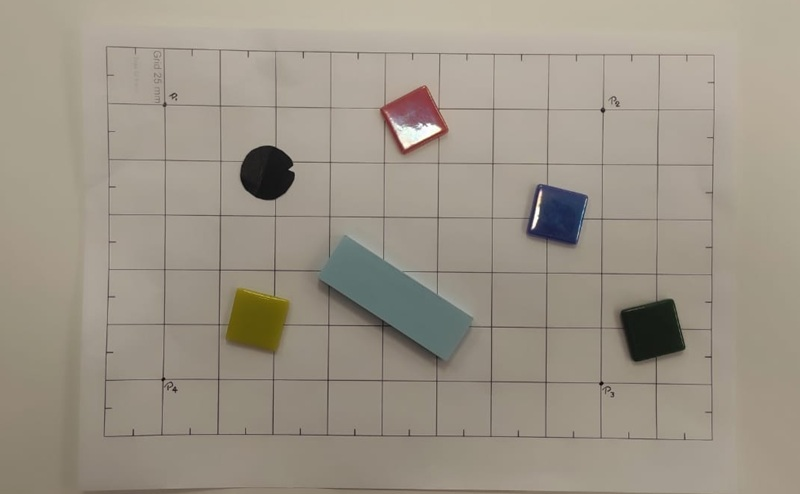
#> input picture calibration/img.png, 800 x 494 px
$ python -i object.py   (imports and definitions only)   (older library calls are emulated)
#> lines starting #> are read from the running program, lines starting #| are printed output that depends on the picture
#> further down, picture is the input picture: shape (494, 800, 3); mean B, G, R 135.1, 148.2, 156.3
import matplotlib.pyplot as plt
import numpy as np
import cv2
import json
import time

# [50 lines left out: functions CaptureImg, load_H_Matrix, save_image, pixel_to_robot, not called in this run]

def filter_image(img):
   T = 120
   _, bin_img = cv2.threshold(img, T, 255, cv2.THRESH_BINARY_INV)
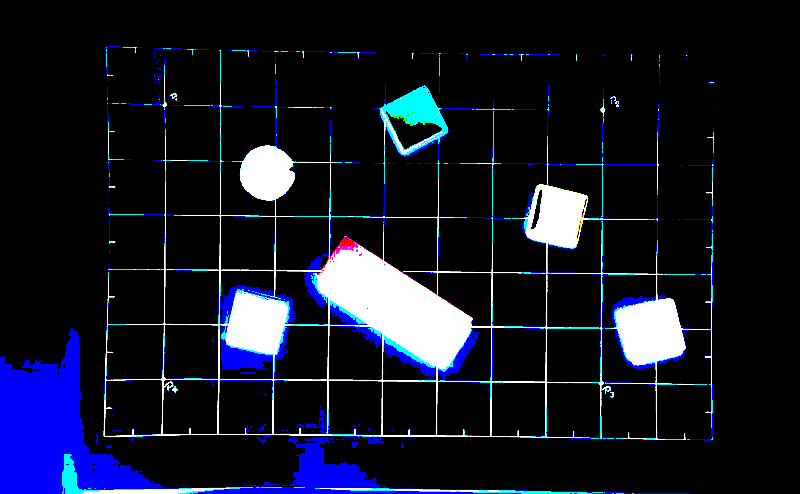
#> bin_img: shape (494, 800, 3); mean B, G, R 38.6, 22.5, 18.2

   kernel = np.ones((10, 10), np.uint8)
   closing = cv2.morphologyEx(bin_img, cv2.MORPH_CLOSE, kernel)
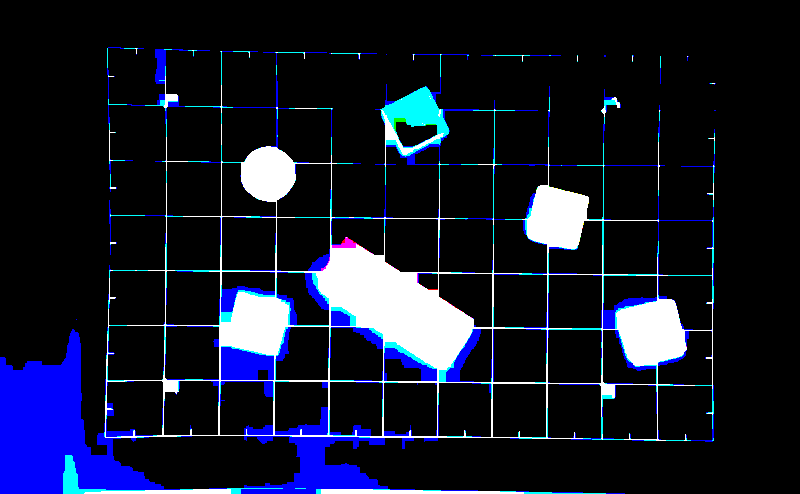
#> closing: shape (494, 800, 3); mean B, G, R 42.1, 24.1, 19.5
   kernel = np.ones((3, 3), np.uint8)
   return cv2.erode(closing, kernel, iterations=6)
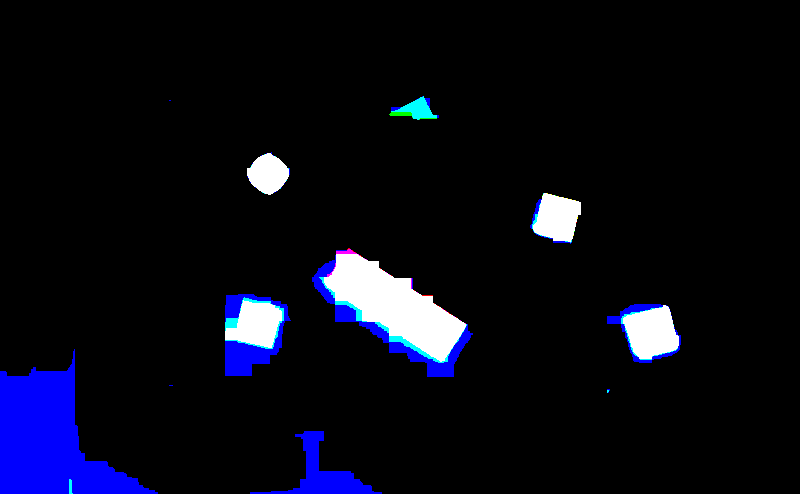
#> returned value: shape (494, 800, 3); mean of channels 0, 1, 2 21.8, 9.9, 8.9; drawn as B, G, R

# [42 lines left out: functions object_detection, main, not called in this run]

# [2 lines not run here, left out]

>>> import cv2
>>> picture = cv2.imread('../calibration/img.png')
>>> result = filter_image(picture)
